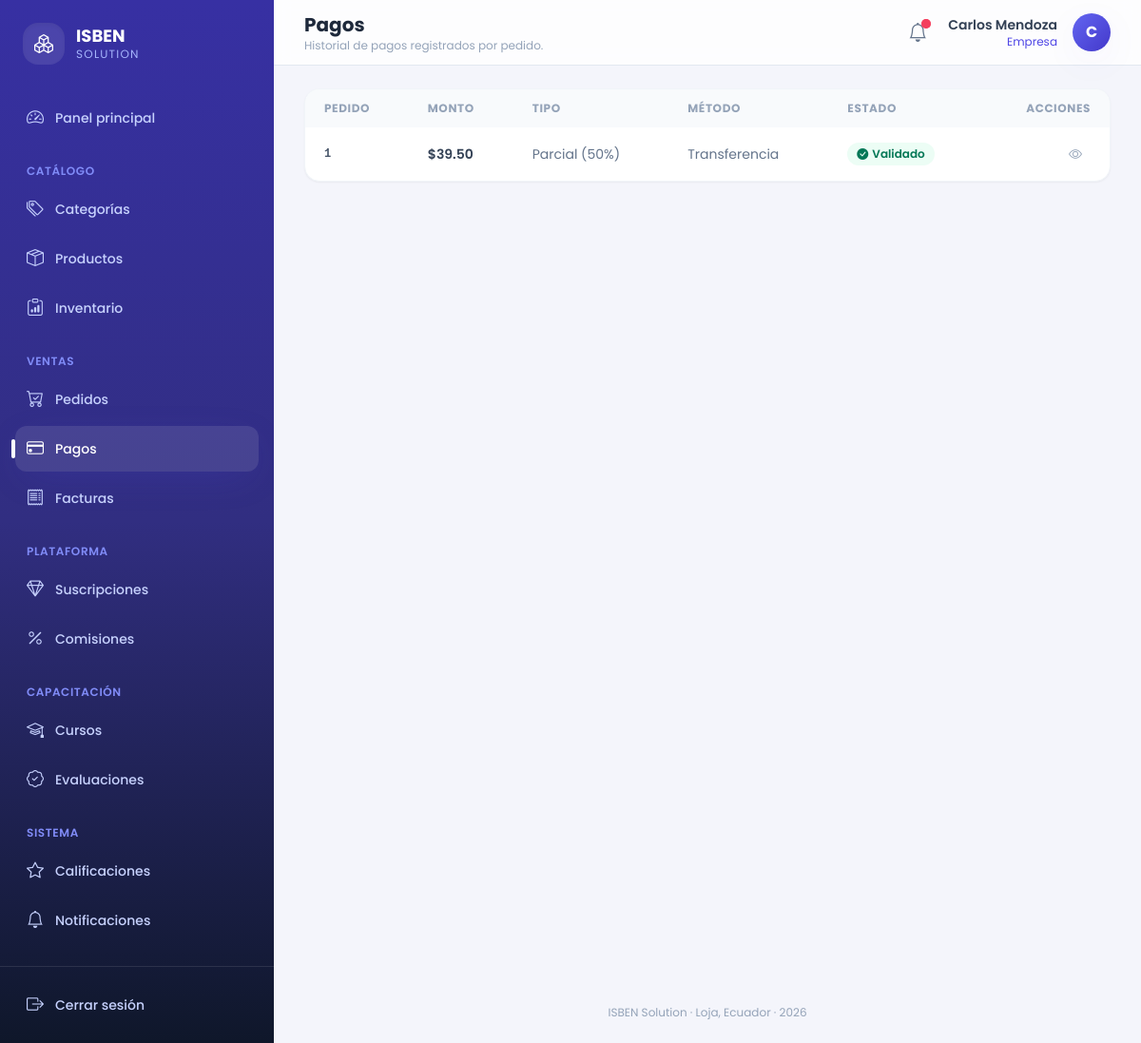
The page /pagos/ (signed in) on the database its author committed.
### core/models.py (models this page shows, shortened)
class Notificacion(models.Model):
    destinatario  = models.ForeignKey(Usuario, on_delete=models.CASCADE,
                                      related_name='notificaciones')
    tipo          = models.CharField(max_length=20, choices=TIPO_NOTIFICACION)
    titulo        = models.CharField(max_length=200)
    mensaje       = models.TextField()
    leida         = models.BooleanField(default=False)
    fecha_envio   = models.DateTimeField(auto_now_add=True)
    fecha_lectura = models.DateTimeField(null=True, blank=True)
    class Meta:
        ordering = ['-fecha_envio']
        verbose_name = 'Notificación'
        verbose_name_plural = 'Notificaciones'

class Usuario(AbstractUser):
    email    = models.EmailField(unique=True)
    telefono = models.CharField(max_length=20, blank=True)
    rol      = models.CharField(max_length=20, choices=ROL_USUARIO)
    fecha_actualizacion = models.DateTimeField(auto_now=True)
    REQUIRED_FIELDS = ['email', 'rol']
    class Meta:
        verbose_name = 'Usuario'
        verbose_name_plural = 'Usuarios'

class Pago(models.Model):
    pedido          = models.ForeignKey(Pedido, on_delete=models.CASCADE,
                                        related_name='pagos')
    monto           = models.DecimalField(max_digits=14, decimal_places=2)
    tipo            = models.CharField(max_length=20, choices=TIPO_PAGO)
    estado          = models.CharField(max_length=20, choices=ESTADO_PAGO, default='pendiente')
    metodo_pago     = models.CharField(max_length=100)
    referencia_pago = models.CharField(max_length=200, blank=True)
    fecha_pago      = models.DateTimeField(auto_now_add=True)
    fecha_validacion = models.DateTimeField(null=True, blank=True)
    class Meta:
        verbose_name = 'Pago'
        verbose_name_plural = 'Pagos'

class Pedido(models.Model):
    numero_pedido  = models.CharField(max_length=30, unique=True)
    estado         = models.CharField(max_length=20, choices=ESTADO_PEDIDO, default='creado')
    total          = models.DecimalField(max_digits=14, decimal_places=2, default=0)
    comprador      = models.ForeignKey(Comprador, on_delete=models.CASCADE,
                                       related_name='pedidos')
    vendedor       = models.ForeignKey(Vendedor, on_delete=models.SET_NULL,
                                       null=True, blank=True, related_name='pedidos')
    empresa        = models.ForeignKey(Empresa, on_delete=models.CASCADE,
                                       related_name='pedidos')
    fecha_creacion = models.DateTimeField(auto_now_add=True)
    fecha_despacho = models.DateTimeField(null=True, blank=True)
    fecha_entrega  = models.DateTimeField(null=True, blank=True)
    class Meta:
        verbose_name = 'Pedido'
        verbose_name_plural = 'Pedidos'

### core/views.py (the view)
# urls.py: path('pagos/', views.lista_pagos, name='lista_pagos'),
@login_required
def lista_pagos(request):
    pagos = Pago.objects.select_related('pedido__comprador__usuario').order_by('-fecha_pago')
    if request.user.rol == 'comprador':
        pagos = pagos.filter(pedido__comprador=request.user.comprador)
    elif request.user.rol == 'empresa':
        pagos = pagos.filter(pedido__empresa=request.user.empresa)
    return render(request, 'core/pagos/lista.html', {'pagos': _paginar(request, pagos)})

### core/context_processors.py (called while the page is built)
def notificaciones(request):
    if request.user.is_authenticated:
        return {
            'notificaciones_no_leidas_global': request.user.notificaciones.filter(leida=False).count(),
        }
    return {}

### core/views.py (called while the page is built)
def _paginar(request, queryset, por_pagina=10):
    return Paginator(queryset, por_pagina).get_page(request.GET.get('page'))

### core/templates/core/pagos/lista.html (shortened to what this page needs)
{% extends 'core/master.html' %}
{% block header_title %}Pagos{% endblock %}
{% block header_subtitle %}Historial de pagos registrados por pedido.{% endblock %}
{% block content %}
<div class="overflow-hidden rounded-2xl border border-slate-100 bg-white shadow-sm">
  <div class="overflow-x-auto">
    <table class="w-full text-left text-sm">
      <thead class="bg-slate-50 text-xs uppercase tracking-wider text-slate-400">
        <tr>
          <th class="px-5 py-3">Pedido</th>
          <th class="px-5 py-3">Monto</th>
          <th class="px-5 py-3">Tipo</th>
          <th class="px-5 py-3">Método</th>
          <th class="px-5 py-3">Estado</th>
          <th class="px-5 py-3 text-right">Acciones</th>
        </tr>
      </thead>
      <tbody class="divide-y divide-slate-100">
        {% for pago in pagos %}
        <tr class="transition hover:bg-brand-50/40">
          <td class="px-5 py-3 font-mono text-xs font-semibold text-slate-600">{{ pago.pedido.numero_pedido }}</td>
          <td class="px-5 py-3 font-semibold text-slate-700">${{ pago.monto }}</td>
          <td class="px-5 py-3 text-slate-500">{{ pago.get_tipo_display }}</td>
          <td class="px-5 py-3 text-slate-500">{{ pago.metodo_pago }}</td>
          <td class="px-5 py-3">{% include 'core/partials/_badge_estado.html' with estado=pago.estado %}</td>
          <td class="px-5 py-3">
            <div class="flex justify-end gap-2">
              <a href="{% url 'detalle_pago' pago.pk %}" class="grid h-8 w-8 place-items-center rounded-lg text-slate-400 hover:bg-slate-100 hover:text-brand-600"><i class="bi bi-eye"></i></a>
            </div>
          </td>
        </tr>
        {% empty %}
        <tr><td colspan="6" class="px-5 py-10 text-center text-slate-400"><i class="bi bi-inbox mb-2 block text-3xl"></i> No hay pagos registrados.</td></tr>
        {% endfor %}
      </tbody>
    </table>
  </div>
</div>
{% endblock %}

### core/templates/core/master.html (shortened to what this page needs)
{% load static %}
<!DOCTYPE html>
<html lang="es">
<head>
<script src="https://cdn.tailwindcss.com"></script>
<link rel="stylesheet" href="https://cdn.jsdelivr.net/npm/bootstrap-icons@1.11.3/font/bootstrap-icons.min.css">
<link rel="stylesheet" href="{% static 'core/css/estilos.css' %}">
</head>
<body class="font-sans text-slate-700 antialiased" x-data="{ sidebarOpen: false }">
{% if user.is_authenticated %}
<div class="flex min-h-screen">
  <aside
    class="fixed inset-y-0 left-0 z-40 w-72 transform bg-gradient-to-b from-brand-800 via-brand-900 to-slate-900 text-indigo-100 transition-transform duration-300 lg:static lg:translate-x-0"
    :class="sidebarOpen ? 'translate-x-0' : '-translate-x-full'">
    <div class="flex h-full flex-col">
      <div class="flex items-center gap-3 px-6 py-6">
        <div class="flex h-11 w-11 items-center justify-center rounded-2xl bg-white/10 text-xl font-bold text-white shadow-inner">
          <i class="bi bi-boxes"></i>
        </div>
        <div>
          <p class="text-lg font-bold leading-tight text-white">ISBEN</p>
          <p class="text-xs uppercase tracking-widest text-indigo-300">Solution</p>
        </div>
      </div>
      <nav class="mt-2 flex-1 space-y-6 overflow-y-auto px-4 pb-6">
        <div>
          <a href="{% url 'inicio' %}"
             class="group relative flex items-center gap-3 rounded-xl px-3 py-2.5 text-sm font-medium transition {% if request.resolver_match.url_name == 'inicio' %}bg-white/10 text-white shadow-soft{% else %}text-indigo-200 hover:translate-x-0.5 hover:bg-white/5 hover:text-white{% endif %}">
            <i class="bi bi-speedometer2 text-lg"></i> Panel principal
          </a>
        </div>
        <div>
          <p class="px-3 pb-2 text-xs font-semibold uppercase tracking-wider text-indigo-400">Catálogo</p>
          <div class="space-y-1">
            {% include 'core/partials/_nav_link.html' with url_name='lista_categorias' icon='bi-tags' label='Categorías' %}
            {% include 'core/partials/_nav_link.html' with url_name='lista_productos' icon='bi-box-seam' label='Productos' %}
            {% if user.rol in 'empresa,administrador' %}
              {% include 'core/partials/_nav_link.html' with url_name='lista_inventario' icon='bi-clipboard-data' label='Inventario' %}
            {% endif %}
          </div>
        </div>
        <div>
          <p class="px-3 pb-2 text-xs font-semibold uppercase tracking-wider text-indigo-400">Ventas</p>
          <div class="space-y-1">
            {% include 'core/partials/_nav_link.html' with url_name='lista_pedidos' icon='bi-cart-check' label='Pedidos' %}
            {% include 'core/partials/_nav_link.html' with url_name='lista_pagos' icon='bi-credit-card' label='Pagos' %}
            {% include 'core/partials/_nav_link.html' with url_name='lista_facturas' icon='bi-receipt' label='Facturas' %}
          </div>
        </div>
        {% if user.rol == 'administrador' or user.rol == 'empresa' %}
        <div>
          <p class="px-3 pb-2 text-xs font-semibold uppercase tracking-wider text-indigo-400">Plataforma</p>
          <div class="space-y-1">
            {% include 'core/partials/_nav_link.html' with url_name='lista_suscripciones' icon='bi-gem' label='Suscripciones' %}
            {% include 'core/partials/_nav_link.html' with url_name='lista_comisiones' icon='bi-percent' label='Comisiones' %}
          </div>
        </div>
        {% endif %}
        <div>
          <p class="px-3 pb-2 text-xs font-semibold uppercase tracking-wider text-indigo-400">Capacitación</p>
          <div class="space-y-1">
            {% include 'core/partials/_nav_link.html' with url_name='lista_cursos' icon='bi-mortarboard' label='Cursos' %}
            {% include 'core/partials/_nav_link.html' with url_name='lista_evaluaciones' icon='bi-patch-check' label='Evaluaciones' %}
          </div>
        </div>
        <div>
          <p class="px-3 pb-2 text-xs font-semibold uppercase tracking-wider text-indigo-400">Sistema</p>
          <div class="space-y-1">
            {% include 'core/partials/_nav_link.html' with url_name='lista_calificaciones' icon='bi-star' label='Calificaciones' %}
            {% include 'core/partials/_nav_link.html' with url_name='lista_notificaciones' icon='bi-bell' label='Notificaciones' %}
          </div>
        </div>
      </nav>
      <div class="border-t border-white/10 p-4">
        <form action="{% url 'logout' %}" method="post">
          <button type="submit" class="flex w-full items-center gap-3 rounded-xl px-3 py-2.5 text-sm font-medium text-indigo-200 transition hover:bg-white/5 hover:text-white">
            <i class="bi bi-box-arrow-right text-lg"></i> Cerrar sesión
          </button>
        </form>
      </div>
    </div>
  </aside>
  <div class="flex min-h-screen flex-1 flex-col lg:pl-0">
    <header class="sticky top-0 z-20 flex items-center justify-between gap-4 border-b border-slate-200 bg-white/80 px-4 py-3 backdrop-blur lg:px-8">
      <div class="flex items-center gap-3">
        <div>
          <h1 class="text-lg font-bold text-slate-800 lg:text-xl">{% block header_title %}{% endblock %}</h1>
          <p class="hidden text-xs text-slate-400 sm:block">{% block header_subtitle %}Gestiona tu operación mayorista desde un solo lugar.{% endblock %}</p>
        </div>
      </div>
      <div class="flex items-center gap-3">
        <a href="{% url 'lista_notificaciones' %}" class="relative grid h-10 w-10 place-items-center rounded-xl text-slate-500 transition hover:bg-slate-100 hover:text-brand-600" title="Notificaciones">
          <i class="bi bi-bell text-xl"></i>
          {% if notificaciones_no_leidas_global %}
          <span class="absolute right-1.5 top-1.5 flex h-2.5 w-2.5">
            <span class="relative inline-flex h-2.5 w-2.5 rounded-full bg-rose-500"></span>
          </span>
          {% endif %}
        </a>
        <div class="flex items-center gap-4" x-data="{ open: false }">
          <div class="hidden text-right sm:block">
            <p class="text-sm font-semibold text-slate-700">{{ user.get_full_name|default:user.username }}</p>
            <p class="text-xs capitalize text-brand-600">{{ user.get_rol_display }}</p>
          </div>
          <button @click="open = !open" class="grid h-10 w-10 place-items-center rounded-full bg-gradient-to-br from-brand-500 to-brand-700 font-bold text-white shadow-soft transition hover:shadow-lg">
            {{ user.first_name|slice:":1"|upper|default:user.username|slice:":1"|upper }}
          </button>
        </div>
      </div>
    </header>
    <main class="pagina-contenido flex-1 px-4 py-6 lg:px-8">
      {% block content %}{% endblock %}
    </main>
    <footer class="px-4 py-6 text-center text-xs text-slate-400 lg:px-8">
      ISBEN Solution &middot; Loja, Ecuador &middot; {% now "Y" %}
    </footer>
  </div>
</div>
{% else %}
  {% block auth_content %}{% endblock %}
{% endif %}
</body>
</html>

### core/templates/core/partials/_nav_link.html
{% url url_name as nav_url %}
<a href="{{ nav_url }}"
   class="group relative flex items-center gap-3 rounded-xl px-3 py-2.5 text-sm font-medium transition {% if request.resolver_match.url_name == url_name %}bg-white/10 text-white shadow-soft{% else %}text-indigo-200 hover:translate-x-0.5 hover:bg-white/5 hover:text-white{% endif %}">
  {% if request.resolver_match.url_name == url_name %}
  <span class="absolute -left-1 top-1/2 h-5 w-1 -translate-y-1/2 rounded-full bg-white"></span>
  {% endif %}
  <i class="bi {{ icon }} text-lg"></i> {{ label }}
</a>

### core/templates/core/partials/_badge_estado.html
{% if estado == 'aprobado' or estado == 'activa' or estado == 'validado' or estado == 'pagada' or estado == 'entregado' or estado == 'confirmado' or estado == 'AUTORIZADO' %}
<span class="inline-flex items-center gap-1 rounded-full bg-emerald-50 px-2.5 py-1 text-xs font-semibold text-emerald-700"><i class="bi bi-check-circle-fill"></i> {{ estado|title }}</span>
{% elif estado == 'pendiente' or estado == 'creado' %}
<span class="inline-flex items-center gap-1 rounded-full bg-amber-50 px-2.5 py-1 text-xs font-semibold text-amber-700"><i class="bi bi-hourglass-split"></i> {{ estado|title }}</span>
{% elif estado == 'rechazado' or estado == 'cancelado' or estado == 'bloqueado' or estado == 'anulada' or estado == 'vencida' %}
<span class="inline-flex items-center gap-1 rounded-full bg-rose-50 px-2.5 py-1 text-xs font-semibold text-rose-700"><i class="bi bi-x-circle-fill"></i> {{ estado|title }}</span>
{% elif estado == 'despachado' %}
<span class="inline-flex items-center gap-1 rounded-full bg-brand-50 px-2.5 py-1 text-xs font-semibold text-brand-700"><i class="bi bi-truck"></i> {{ estado|title }}</span>
{% else %}
<span class="inline-flex items-center gap-1 rounded-full bg-slate-100 px-2.5 py-1 text-xs font-semibold text-slate-600">{{ estado|default:"—"|title }}</span>
{% endif %}

### core/templates/core/master.html (style rules this page uses)
body { background: #f4f5fb; }
main.pagina-contenido { animation: fadeInUp 0.35s ease-out; }
a, button { -webkit-tap-highlight-color: transparent; }

### rows shown on the page
Notificacion: tipo "Inventario"
Usuario: get_full_name "Carlos Mendoza", rol "Empresa", first_name "C"
Pago: pedido.numero_pedido "1", monto "39.50", tipo "Parcial (50%)", metodo_pago "Transferencia", estado "Validado"

### other values the page prints
{{ label }} "Categorías Productos Pedidos Pagos Facturas Suscripciones Comisiones Cursos Evaluaciones Calificaciones Notificaciones"
